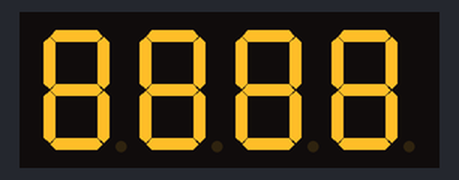
The sketch below on a simulated ESP32. Shown: 4-digit seven-segment display. WiFi joins after 1.5 s; servers stay silent unless stated; network time is answered at once with the bench clock; the local clock reads 2024-03-15 10:24:30 at power-on unless the sketch sets it.

Above: at 1.1 s.
At 2.2 s:
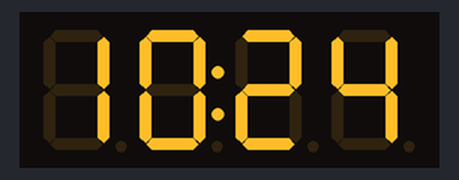
At 128.3 s:
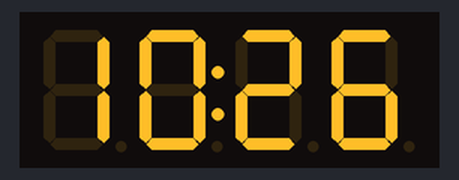

The sketch:

sketch.ino
```cpp
#include <TM1637Display.h>
#include <NTPClient.h>
#include <WiFi.h>
#include <WiFiUdp.h>

const char *ssid     = "Wokwi-GUEST";
const char *password = "";

const char *ntpServer = "pool.ntp.org";
const long UTC_OFFSET  = 25200;

WiFiUDP ntpUDP;
NTPClient timeClient(ntpUDP, ntpServer, UTC_OFFSET);
TM1637Display display = TM1637Display(18, 19);

void setup() {
  display.clear();
  display.setBrightness(7); // set the brightness to 7 (0:dimmest, 7:brightest)

  WiFi.begin(ssid, password);

  while (WiFi.status() != WL_CONNECTED) {
    delay (1000);
    display.showNumberDec(8888);
  }

  timeClient.begin();
}

void loop() {
  timeClient.update();
  String time = String(timeClient.getHours()) + String(timeClient.getMinutes());

  display.showNumberDecEx(time.toInt(), 0b01000000);
  delay(1000);
  display.clear();
}
```

Measured:
- what the display in image 0 shows lasts 1.1 s, from 1.0 s to 2.1 s
- what the display in image 1 shows lasts 1.0 s, from 2.1 s to 3.1 s
